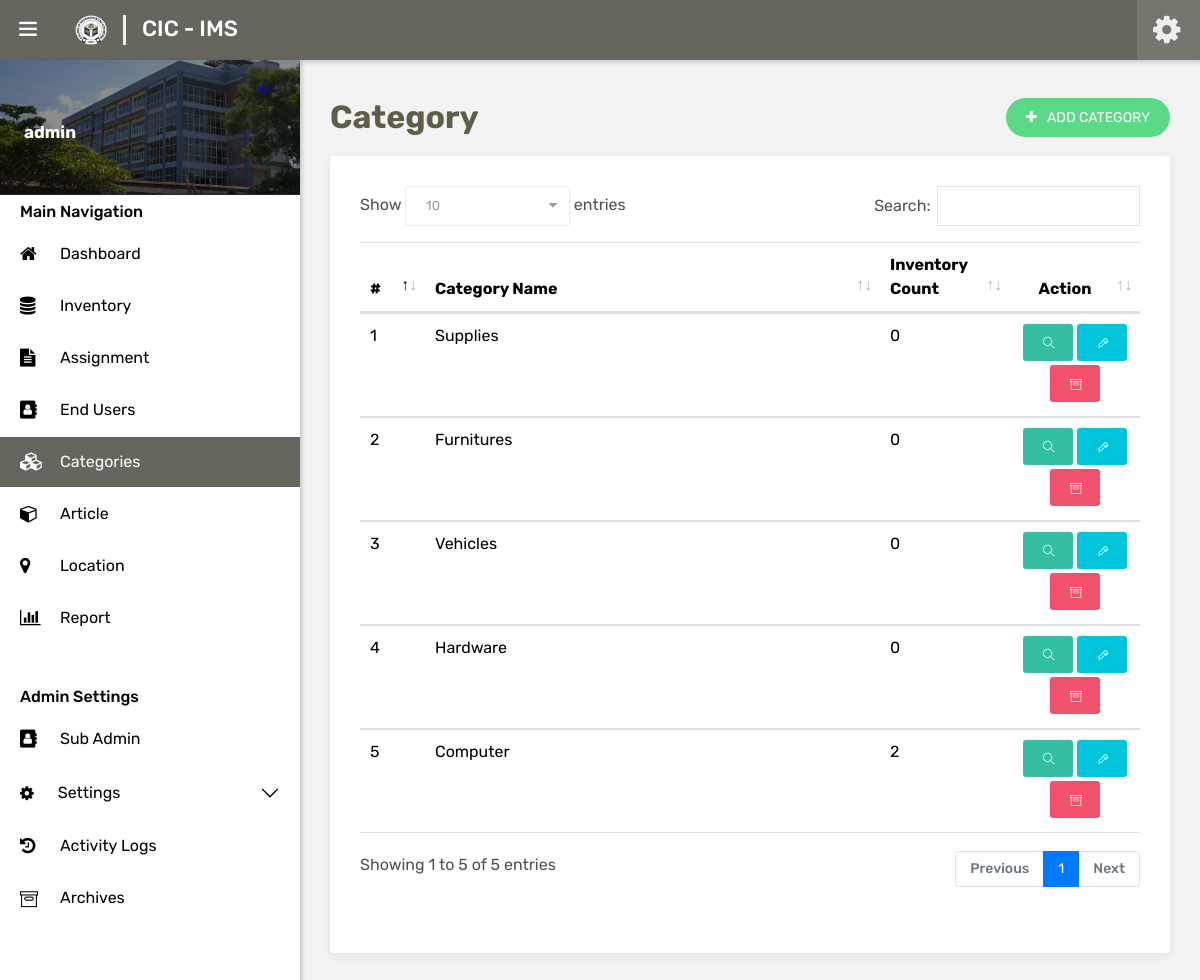
The app's page /admin/category.php (signed in) with its own data.
### tables this page shows
CREATE TABLE `system_content` (
  `id` int(3) NOT NULL,
  `sys_name` varchar(50) NOT NULL,
  `login_image` varchar(80) NOT NULL,
  `logo_file` varchar(80) NOT NULL,
  `address` varchar(50) NOT NULL,
  `theme` int(1) NOT NULL
);

CREATE TABLE `category` (
  `id` int(3) NOT NULL,
  `category_name` varchar(30) NOT NULL
);

### includes/session.php (called while the page is built, shortened)
<?php
    include('../global/model.php');
    $model = new Model();
    if (isset($_SESSION['sess'])) {
        $session_name = $_SESSION['session_name'];
    } else {
        echo "<script>alert('You are not logged in. Redirecting to login page.');window.open('../index.php', '_self');</script>";
        exit;
    }
    $account_id = $_SESSION['sess'];
    $customize = $model->displayReportEdit();
    $userInfo = $model->getUserInfo($account_id);
?>

### global/model.php (called while the page is built, shortened)
<?php
	Class Model {
		private $server = "localhost";
		private $username = "root";
		private $password = "cicims";
		private $dbname = "cic_ims";
		private $conn;
		public function __construct() {
			try {
				$this->conn = new mysqli($this->server, $this->username, $this->password, $this->dbname);
			} catch (Exception $e) {
				echo "Connection failed" . $e->getMessage();
			}
		}
		public function getUserInfo($user_id) {
			$data = null;
			$query = "SELECT * FROM users WHERE id = ?";
			if ($stmt = $this->conn->prepare($query)) {
				$stmt->bind_param("i", $user_id);
				$stmt->execute();
				$result = $stmt->get_result();
				if ($result->num_rows > 0) {
					$data = $result->fetch_assoc();
				}
			}
			return $data;
		}
		public function displayCategoriesWithCount() {
			$data = null;
			$query = "SELECT c.id, c.category_name, COUNT(i.inv_id) AS inventory_count
					FROM category c
					LEFT JOIN inventory i ON c.id = i.category
					GROUP BY c.id, c.category_name
					ORDER BY c.id DESC";
			if ($stmt = $this->conn->prepare($query)) {
				$stmt->execute();
				$result = $stmt->get_result();
				while ($row = $result->fetch_assoc()) {
					$data[] = $row;
				}
			}
			return $data;
		}
		public function displayReportEdit() {
			$query = "SELECT * FROM system_content WHERE id = 1";
			if ($stmt = $this->conn->prepare($query)) {
				$stmt->execute();
				$result = $stmt->get_result();
				if ($row = $result->fetch_assoc()) {
					return $row;
				}
			}
			return null;
		}
	}
?>

### admin/category.php (the view, shortened to what this page needs)
<?php include('../includes/session.php'); ?>
<?php
	$Categories = $model->displayCategoriesWithCount();
?>
<?php include('../includes/layouts/main-layouts/html-head.php') ?>
</head>
<body class="ttr-opened-sidebar ttr-pinned-sidebar" style="background-color: #F3F3F3;">
<?php include('../includes/layouts/main-layouts/ttr-header.php') ?>
		<nav class="ttr-sidebar-navi">
			<ul>
				<li style="padding-left: 20px; padding-top: 5px; padding-bottom: 5px; margin-top: 0px; margin-bottom: 0px;">
					<span class="ttr-label" style="color: #D5D6D8; font-weight: 500;">Main Navigation</span>
				</li>
				<li class="" style="margin-top: 0px;">
					<a href="index" class="ttr-material-button">
						<span class="ttr-icon"><i class="fa fa-home" aria-hidden="true"></i></span>
						<span class="ttr-label">Dashboard</span>
					</a>
				</li>
				<li class="" style="margin-top: 0px;">
					<a href="inventory" class="ttr-material-button">
						<span class="ttr-icon"><i class="fa fa-database" aria-hidden="true"></i></span>
						<span class="ttr-label">Inventory</span>
					</a>
				</li>
				<li class="" style="margin-top: 0px;">
					<a href="inventory-assignment" class="ttr-material-button">
						<span class="ttr-icon"><i class="fa fa-file-text" aria-hidden="true"></i></span>
						<span class="ttr-label">Assignment</span>
					</a>
				</li>
				<li class="" style="margin-top: 0px;">
					<a href="end-user" class="ttr-material-button">
						<span class="ttr-icon"><i class="fa fa-address-book" aria-hidden="true"></i></span>
						<span class="ttr-label">End Users</span>
					</a>
				</li>
				<li class="show" style="margin-top: 0px;">
					<a href="category" class="ttr-material-button">
						<span class="ttr-icon"><i class="fa fa-cubes" aria-hidden="true"></i></span>
						<span class="ttr-label">Categories</span>
					</a>
				</li>
				<li class="" style="margin-top: 0px;">
					<a href="article" class="ttr-material-button">
						<span class="ttr-icon"><i class="fa fa-cube" aria-hidden="true"></i></span>
						<span class="ttr-label">Article</span>
					</a>
				</li>
				<li class="" style="margin-top: 0px;">
					<a href="location" class="ttr-material-button">
						<span class="ttr-icon"><i class="fa fa-map-marker" aria-hidden="true"></i></span>
						<span class="ttr-label">Location</span>
					</a>
				</li>
				<li class="" style="margin-top: 0px;">
					<a href="report.php" class="ttr-material-button">
						<span class="ttr-icon"><i class="fa fa-bar-chart" aria-hidden="true"></i></span>
						<span class="ttr-label">Report</span>
					</a>
				</li>
				<?php if($userInfo['role_id'] == 1): ?>
				<li style="padding-left: 20px; padding-top: 40px; padding-bottom: 5px; margin-top: 0px; margin-bottom: 0px;">
					<span class="ttr-label" style="color: #D5D6D8; font-weight: 500;">Admin Settings</span>
				</li>
				<li class="" style="margin-top: 0px;">
					<a href="sub-admin" class="ttr-material-button">
						<span class="ttr-icon"><i class="fa fa-address-book" aria-hidden="true"></i></span>
						<span class="ttr-label">Sub Admin</span>
					</a>
				</li>
				<li class="" style="margin-top: 0px;">
					<div class="accordion accordion-flush" id="accordionSettings">
						<div class="accordion-item">
							<h2 class="accordion-header">
							<button class="accordion-button ps-3.5 py-1 collapsed" type="button" data-bs-toggle="collapse" data-bs-target="#collapseSettings" aria-expanded="true" aria-controls="collapseSettings" ><i class="fa fa-solid fa-gear me-2 pe-3" aria-hidden="true"></i>
							Settings
							</button>
							</h2>
				</li>
				<li class="" style="margin-top: 0px;">
					<a href="history" class="ttr-material-button">
						<span class="ttr-icon"><i class="fa fa-history" aria-hidden="true"></i></span>
						<span class="ttr-label">Activity Logs</span>
					</a>
				</li>
				<li class="" style="margin-top: 0px;">
					<a href="archive-inventory" class="ttr-material-button">
						<span class="ttr-icon"><i class="ti-archive" aria-hidden="true"></i></span>
						<span class="ttr-label">Archives</span>
					</a>
				</li>
				<?php endif; ?>
			</ul>
		</nav>
	</div>
</div>
<main class="ttr-wrapper" style="background-color: #F3F3F3;">
	<div class="container-fluid" style="margin-right: 50%;">
		<div class="row mb-3">
            <div class="col-12">
                <div class="d-flex justify-content-between align-items-center">
                    <h2 class="p-0 mb-0">Category</h2>
					<?php if($userInfo['role_id'] == 1): ?>
						<button type="button" class="btn green radius-xl" style="background-color: #5ADA86;" data-toggle="modal" data-target="#insert-category">
							<i class="fa fa-plus"></i>
							<span class="d-none d-lg-inline">&nbsp;&nbsp;ADD CATEGORY</span>
						</button>
					<?php endif; ?>
                </div>
            </div>
        </div>
		<div class="row">
			<div class="col-lg-12 m-b30">
				<div class="widget-box">
					<div class="widget-inner">
						<div class="table-responsive">
							<table id="table" class="table hover" style="width:100%">
								<thead>
									<tr>
										<th class="col-1">#</th>
										<th>Category Name</th>
										<th class="col-2">Inventory Count</th>
										<?php if($userInfo['role_id'] == 1): ?>
											<th class="col-sm-1 col-md-2 text-center">Action</th>
										<?php else: ?>
											<th class="col-1 text-center">Action</th>
										<?php endif; ?>
									</tr>
								</thead>
								<tbody>
									<?php if (!empty($Categories)): ?>
										<?php foreach ($Categories as $key => $category): ?>
											<?php $category_id = $category['id']; ?>
											<tr>
												<td><?php echo $key + 1 ?></td>
												<td><?php echo $category['category_name']; ?></td>
												<td><?php echo $category['inventory_count']; ?></td>
												<td>
													<center>
													<?php if($userInfo['role_id'] == 1): ?>
														<button class="btn green mb-1" id="<?php echo $category_id;?>" onclick="window.location.href='category-view.php?id=<?php echo $category_id;?>'" type="submit" name="view"  style="width: 50px; height: 37px;">
															<span data-toggle="tooltip">
																<i class="ti-search" style="font-size: 12px;"></i>
															</span>
														</button>
														<button class="btn blue mb-1" data-toggle="modal" data-target="#update-<?php echo $category_id; ?>"  style="width: 50px; height: 37px;">
															<span data-toggle="tooltip" title="Update">
																<i class="ti-marker-alt" style="font-size: 12px;"></i>
															</span>
														</button>
														<button class="btn red mb-1" data-toggle="modal" data-target="#delete-<?php echo $category_id; ?>" style="width: 50px; height: 37px;">
															<span data-toggle="tooltip" title="Delete">
																<i class="ti-archive" style="font-size: 12px;"></i>
															</span>
														</button>
													<?php endif; ?>
													</center>
												</td>
											</tr>
										<?php endforeach; ?>
									<?php endif; ?>
								</tbody>
							</table>
						</div><br>
					</div>
				</div>
			</div>
		</div>
	</div>
</main>
</body>
</html>

### includes/layouts/main-layouts/ttr-header.php (shortened to what this page needs)
<header class="ttr-header">
	<div class="ttr-header-wrapper">
		<div class="ttr-toggle-sidebar ttr-material-button">
			<i class="ti-menu ttr-close-icon text-secondary"></i>
		</div>
		<div class="ttr-logo-box">
			<div>
				<a href="index" class="ttr-logo">
					<img alt="" class="ttr-logo-desktop me-2" src="../assets/images/<?php echo $customize['logo_file']; ?>" style="width: 32px; height: 30px;">
					<div class="p-0 ms-2" style="border-left: 3px solid #F0F0F0; height: 30px;">
						<h4 class="sys-name p-0 ms-3 mb-0 "><?php echo $customize['sys_name']; ?></h4>
					</div>
				</a>
			</div>
		</div>
		<div class="ttr-header-right ttr-with-seperator float-right">
			<ul class="ttr-header-navigation">
				<li>
					<a href="#" class="ttr-material-buttooon ttr-submenu-toggle"><span class="ttr-user-avatar text-primary"><i class="fa fa-cog fa-spinn text-secondary" style="font-size: 32px;"></i></span></a>
				</li>
			</ul>
		</div>
	</div>
</header>
<div class="ttr-sidebar">
	<div class="ttr-sidebar-wrapper content-scroll">
		<div style="height: 135px">
			<div class="ttr-sidebar-logo" style="background-image: url('../assets/images/cic-bldg.png'); background-position: center; background-repeat: no-repeat;background-size: cover; height: 135px; border-color: #222831; background-color: rgba(0, 0, 0, 0.5);">
				<div class="ttr-sidebar-toggle-button">
					<i class="ti-arrow-left" style="color: blue;"></i>
				</div>
				<div style="padding-left: px; padding-top: 12px;">
				<a href="user-view?id=<?php echo $account_id; ?>">
					<div class="mt-4" style="height: 8px;">
					</div>
					<div class="info-container">
						<div class="name" data-toggle="dropdown" aria-haspopup="true" aria-expanded="false" style="color: white; font-size: 17px;"><b><?php echo $session_name; ?></b></div>
					</div>
				</a>
				</div>
			</div>
		</div>

### dashboard/assets/css/typography.css (style rules this page uses)
body { background-color: #fff; font-family: Rubik; font-size: 16px; font-weight: 400; color:#505050; padding: 0; margin: 0; overflow-x: hidden; -webkit-font-smoothing: antialiased; -font-smoothing: antialiased; -moz-osx-font-smoothing: grayscale; scroll-behavior: smooth; }
a { color: #6f6f6f; outline: 0 none; text-decoration: none; }
img { border-style: none; height: auto; max-width: 100%; vertical-align: middle; }
section, article, aside, details, figcaption, figure, footer, header, hgroup, main, menu, nav, summary { display: block; }
table { background-color: transparent; width: 100%; }
table thead th { color: #333; }
table td { padding: 15px 10px; }
p, address, pre, hr, ul, ol, dl, dd, table { margin-bottom: 24px; }
h1, h2, h3, h4, h5, h6 { color: #111111; font-family: rubik; margin-top:0; }
h2 { font-size: 32px; line-height: 45px; margin-bottom: 25px; font-weight: 700; }
h4 { font-size: 22px; line-height: 28px; margin-bottom: 15px; font-weight: 500; }
dl, ul, ol { list-style-position: outside; padding: 0; }
ul, ol { margin-bottom: 24px; }
ul li, ol li { padding: 0; }
.m-b30 { margin-bottom: 30px; }

### dashboard/assets/css/shortcodes/form.css (style rules this page uses)
.btn, .panel, .form-control, .img-thumbnail, .panel-head ing, .dropdown-menu, .panel-group .panel, .nav-tabs > li > a, .modal-content, .navbar-toggler, .nav-pills > li > a, .pager li > a, .pager li > span, .well, .alert, .list-group-item:first-child, .list-group-item:last-child, .input-group-addon, .btn-group-divides > .btn:not(:first-child):not(:last-child):not(.dropdown-toggle), .btn-group-divides > .btn:last-child:not(:first-child), .btn-group > .dropdown-toggle:not(:first-child), .ttr-booking-form .ttr-extra-services li .feature-box-lg, .ttr-booking-form .ttr-extra-services li.active .feature-box-lg:after, .widget_tag_cloud a, .searchform input[type="text"], .searchform input[type="submit"], ol.comment-list li.comment .comment-body { -webkit-border-radius: 0; -moz-border-radius: 0; border-radius: 0; }
a, .ttr-box, .btn, .form-control, .ov-box, .overlay-icon li a i, .feature-box-xl, .feature-box-lg, .feature-box-md, .feature-box-sm, .feature-box-xs, .navbar-toggler, .menu-logo, .menu-links .nav > li > a, .secondary-menu { -webkit-transition: all 0.2s linear; -moz-transition: all 0.2s linear; -ms-transition: all 0.2s linear; -o-transition: all 0.2s linear; transition: all 0.2s linear; }
button { outline:none !important; cursor:pointer; }

### dashboard/assets/css/shortcodes/button.css (style rules this page uses)
.btn { -moz-user-select: none; border: 1px solid rgba(0, 0, 0, 0); border-radius: 4px; display: inline-block; font-size: 16px; font-weight: 400; line-height: 1.25; padding: 8px 16px; text-align: center; transition: all 0.2s ease-in-out 0s; vertical-align: middle; white-space: nowrap; }
.btn, .btn-secondry { color: #fff; padding: 10px 20px; display: inline-block; font-size: 14px; outline: none; cursor: pointer; outline: none; border-width: 0; border-style: solid; border-color: transparent; line-height: 1.42857; border-radius: 3px; font-weight: 400; text-align:center; font-family: rubik; }
.btn { background-color: #EFBB20; }
.radius-xl { border-radius: 100px; -webkit-border-radius: 100px; }
.btn.blue { background-color: #00c5dc; color: #fff; }
.btn.green { background-color: #34bfa3; color: #fff; }
.btn.red { background-color: #f0526d; color: #fff; }

### dashboard/assets/css/shortcodes/accordion.css (style rules this page uses)
.accordion { --bs-accordion-color: #ffffff; --bs-accordion-bg: #000000; --bs-accordion-border-color: unset; --bs-accordion-active-color: #ffffff; --bs-accordion-active-bg: #000000; --bs-accordion-btn-focus-box-shadow: none; --bs-accordion-btn-focus-border-color: unset; }

### dashboard/assets/css/shortcodes/breadcrumb.css (style rules this page uses)
.table > tbody > tr > td, .table > tbody > tr > th, .table > tfoot > tr > td, .table > tfoot > tr > th, .table > thead > tr > td, .table > thead > tr > th { padding: 10px; }

### records on screen
system_content: logo_file (picture), sys_name "CIC - IMS"
category: category_name "Supplies", inventory_count "0"
category: category_name "Furnitures", inventory_count "0"
category: category_name "Vehicles", inventory_count "0"
category: category_name "Hardware", inventory_count "0"
category: category_name "Computer", inventory_count "2"

### other values on screen
$session_name "admin"
